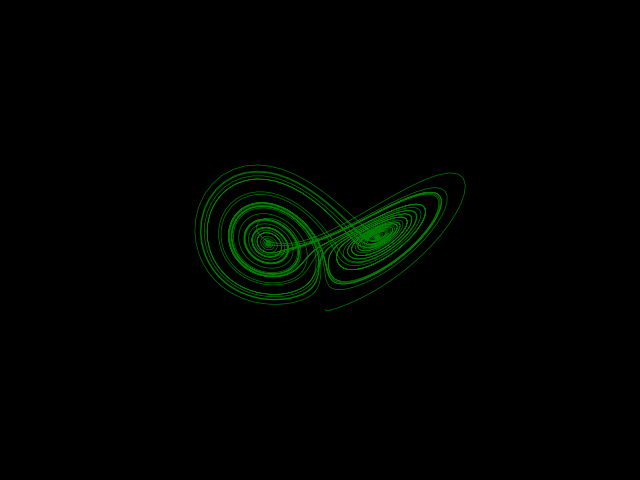

Here is the Python script that generated this plot:
from numpy import empty
from pylab import plot, show, figure, axis

# Lorenz Equation

# dx/dt = σ(y-x)
# dy/dt = ρx - y - xz
# dz/dt = xy - βz

# Environment
# σ(sigma) ratio of fluid viscosity to thermal conductivity
# ρ(rho) difference in temperature between the top and bottom of the system
# β(beta) is the ratio of box width to box height

# Time-evolving variables
#  x convective flow
#  y horizontal temperature distribution
#  z vertical temperature distribution


def lorenz(x, y, z, sigma = 10, rho = 28, beta = 2.66):
    
    dx = sigma*(y - x)
    dy = rho*x - y - x*z
    dz = x*y - beta*z
    return dx, dy, dz

DeltaTime = 0.01
TimeEvolving = 5000

xv = empty(TimeEvolving + 1)
yv = empty(TimeEvolving + 1)
zv = empty(TimeEvolving + 1)

xv[0], yv[0], zv[0] = (0., 1., 1.05)

for i in range(TimeEvolving):
    dx, dy, dz = lorenz(xv[i], yv[i], zv[i])
    xv[i + 1] = xv[i] + (dx * DeltaTime)
    yv[i + 1] = yv[i] + (dy * DeltaTime)
    zv[i + 1] = zv[i] + (dz * DeltaTime)

ax = figure(facecolor = 'black').add_subplot(projection='3d')
ax.plot(xv, yv, zv, color = 'green', lw = 0.5)
ax.set_facecolor('Black')
axis('off')
show()
